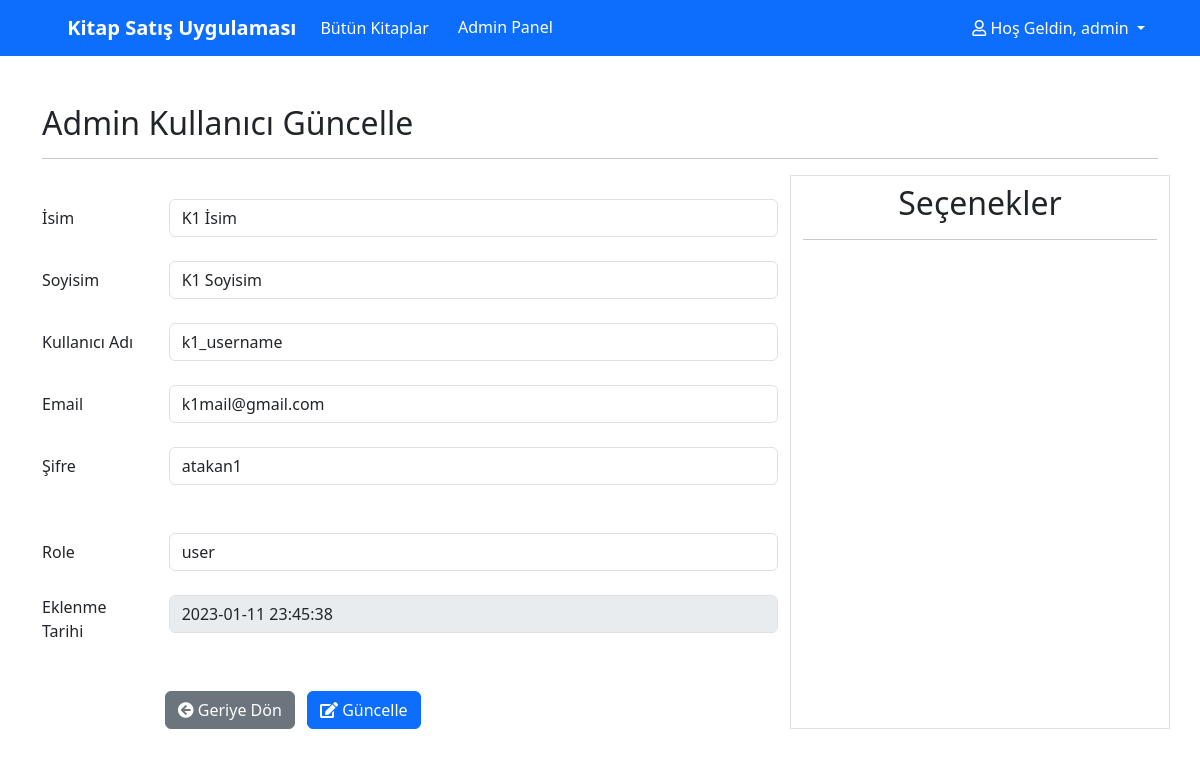
The app's page /admin-user-edit.php?id=15 (signed in) with its own data.
### tables this page shows
CREATE TABLE `user` (
  `id` int(11) NOT NULL,
  `name` varchar(50) NOT NULL,
  `surname` varchar(50) NOT NULL,
  `username` varchar(30) NOT NULL,
  `email` varchar(50) NOT NULL,
  `password` varchar(50) NOT NULL,
  `createdDate` datetime NOT NULL DEFAULT current_timestamp(),
  `role` varchar(50) NOT NULL DEFAULT 'user'
);

### libs/functions.php (called while the page is built, shortened)
<?php
    function getUserById($id)
    {
        include "libs/database.php";
        $result = mysqli_query($connection, "SELECT * FROM user WHERE id = $id");
        if (mysqli_num_rows($result) > 0) {
            return $result;
        } else {
            header("Location: admin-users.php");
        }
    }
?>

### admin-user-edit.php (the view, shortened to what this page needs)
<?php
    require "libs/functions.php";
    $id = $_GET["id"];
    $result = getUserById($id);
    $selectedUser = mysqli_fetch_assoc($result);
?>
<?php include "./partials/_header.php" ?>
<?php include "./partials/_navbar.php" ?>
<div class="container mt-5">
    <h2>Admin Kullanıcı Güncelle</h2>
    <hr>
    <form method="POST">
        <div class="row">
            <div class="col-md-8 mt-4">
            <div class="row">
                    <label for="name" class="col-sm-2 d-flex align-items-center mb-1 mb-md-0">İsim</label>
                    <div class="col-sm-10">
                        <input type="text" name="name" class="form-control" id="name" required value="<?php echo $selectedUser["name"]; ?>">
                    </div>
                </div>
                <div class="row mt-3 mt-md-4">
                    <label for="surname" class="col-sm-2 d-flex align-items-center mb-1 mb-md-0">Soyisim</label>
                    <div class="col-sm-10">
                        <input type="text" name="surname" class="form-control" id="surname" required value="<?php echo $selectedUser["surname"]; ?>">
                    </div>
                </div>
                <div class="row mt-3 mt-md-4">
                    <label for="username" class="col-sm-2 d-flex align-items-center mb-1 mb-md-0">Kullanıcı Adı</label>
                    <div class="col-sm-10">
                        <input type="text" name="username" class="form-control" id="username" required value="<?php echo $selectedUser["username"]; ?>">
                    </div>
                </div>
                <div class="row mt-3 mt-md-4">
                    <label for="email" class="col-sm-2 d-flex align-items-center mb-1 mb-md-0">Email</label>
                    <div class="col-sm-10">
                        <input type="text" name="email" class="form-control" id="email" required value="<?php echo $selectedUser["email"]; ?>">
                    </div>
                </div>
                <div class="row mt-3 mt-md-4">
                    <label for="password" class="col-sm-2 d-flex align-items-center mb-1 mb-md-0">Şifre</label>
                    <div class="col-sm-10">
                        <input type="text" name="password" class="form-control" id="password" required value="<?php echo $selectedUser["password"]; ?>">
                    </div>
                </div>
                <div class="row mt-4 mt-md-5">
                    <label for="role" class="col-sm-2 d-flex align-items-center mb-1 mb-md-0">Role</label>
                    <div class="col-sm-10">
                        <input type="text" name="role" class="form-control" id="role" required value="<?php echo $selectedUser["role"]; ?>">
                    </div>
                </div>
                <div class="row mt-3 mt-md-4 mb-5">
                    <label for="createdDate" class="col-sm-2 d-flex align-items-center mb-1 mb-md-0">Eklenme Tarihi</label>
                    <div class="col-sm-10">
                        <input type="createdDate" class="form-control" id="createdDate" disabled value="<?php echo $selectedUser["createdDate"]; ?>">
                    </div>
                </div>
                <div class="mt-5 offset-sm-2">
                    <a href="admin-users.php" class="btn btn-secondary me-2"><i class="fas fa-arrow-circle-left"></i> Geriye Dön</a>
                    <button type="submit" name="admin-user-edit" class="btn btn-primary"><i class="fas fa-edit"></i> Güncelle</button>
                </div>
            </div>
            <div class="col-md-4 border mt-5 mt-md-0">
                <h2 class="text-center mt-2 mb-3">Seçenekler</h2>
                <hr>
            </div>
        </div>
    </form>
</div>
<?php include "./partials/_footer.php" ?>

### wwwroot/css/style.css (style rules this page uses)
a { text-decoration: none; }

### records on screen
user: name "K1 İsim", surname "K1 Soyisim", username "k1_username", email "k1mail@gmail.com", password "atakan1", role "user", createdDate "2023-01-11 23:45:38"

### other values on screen
$_SESSION["username"] "admin"
